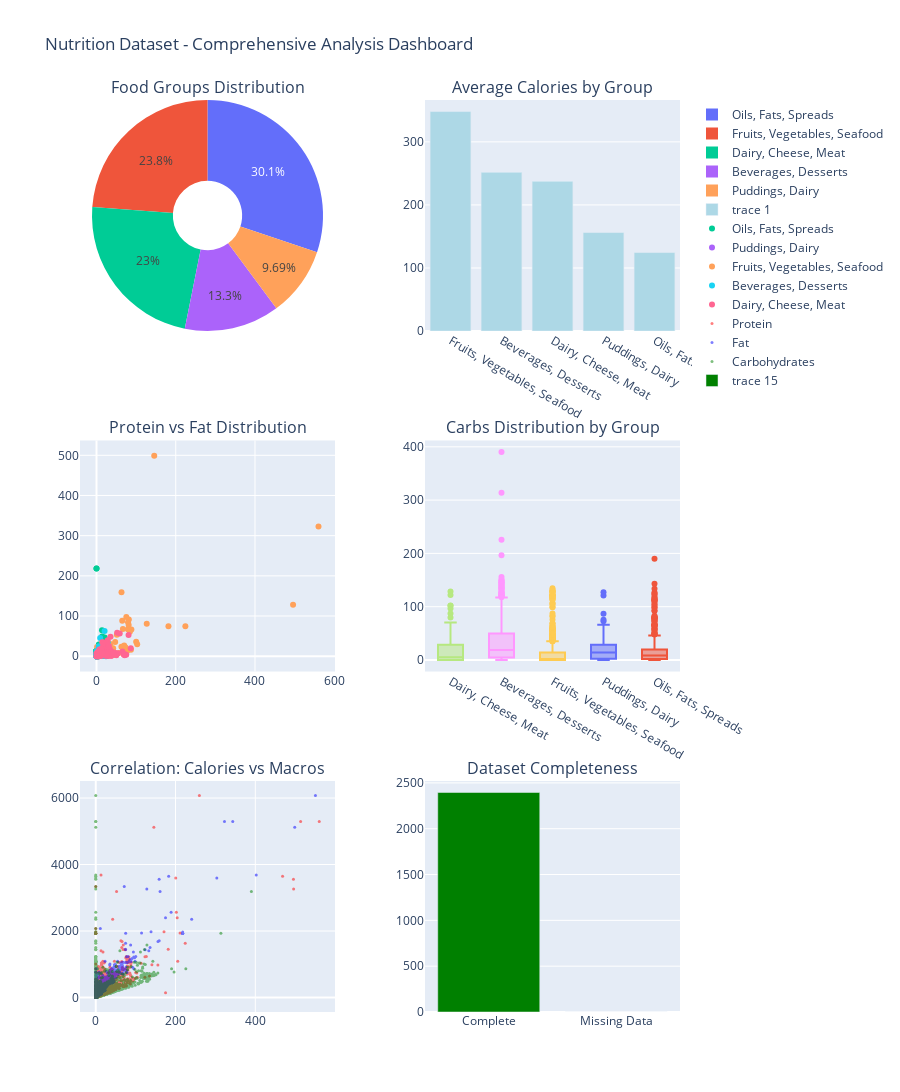

Source (notebook cell):
### Markdown cell above
## 15. Comprehensive Dashboard Summary

Interactive dashboard with 6 key visualizations summarizing the entire analysis.

### Code cell
# Create comprehensive dashboard
fig = make_subplots(
    rows=3, cols=2,
    subplot_titles=(
        'Food Groups Distribution',
        'Average Calories by Group',
        'Protein vs Fat Distribution',
        'Carbs Distribution by Group',
        'Correlation: Calories vs Macros',
        'Dataset Completeness'
    ),
    specs=[
        [{"type": "pie"}, {"type": "bar"}],
        [{"type": "scatter"}, {"type": "box"}],
        [{"type": "scatter"}, {"type": "bar"}]
    ],
    vertical_spacing=0.12,
    horizontal_spacing=0.15
)

# 1. Food groups pie chart
group_counts = combined_df['group_description'].value_counts()
fig.add_trace(
    go.Pie(labels=group_counts.index, values=group_counts.values, hole=0.3),
    row=1, col=1
)

# 2. Average calories by group
avg_cals = combined_df.groupby('group_description')['Caloric Value'].mean().sort_values(ascending=False)
fig.add_trace(
    go.Bar(x=avg_cals.index, y=avg_cals.values, marker_color='lightblue'),
    row=1, col=2
)

# 3. Protein vs Fat scatter
sample = combined_df.sample(min(500, len(combined_df)))
for group in sample['group_description'].unique():
    group_data = sample[sample['group_description'] == group]
    fig.add_trace(
        go.Scatter(
            x=group_data['Protein'],
            y=group_data['Fat'],
            mode='markers',
            name=group,
            showlegend=True
        ),
        row=2, col=1
    )

# 4. Carbs box plot by group
for group in combined_df['group_description'].unique():
    fig.add_trace(
        go.Box(
            y=combined_df[combined_df['group_description'] == group]['Carbohydrates'],
            name=group,
            showlegend=False
        ),
        row=2, col=2
    )

# 5. Calories vs macros correlation
for macro, color in zip(['Protein', 'Fat', 'Carbohydrates'], ['red', 'blue', 'green']):
    fig.add_trace(
        go.Scatter(
            x=combined_df[macro],
            y=combined_df['Caloric Value'],
            mode='markers',
            name=macro,
            opacity=0.5,
            marker=dict(size=3, color=color)
        ),
        row=3, col=1
    )

# 6. Data completeness
completeness = {
    'Complete': len(combined_df) - combined_df.isnull().any(axis=1).sum(),
    'Missing Data': combined_df.isnull().any(axis=1).sum()
}
fig.add_trace(
    go.Bar(x=list(completeness.keys()), y=list(completeness.values()), marker_color=['green', 'red']),
    row=3, col=2
)

# Update layout
fig.update_layout(
    title_text="Nutrition Dataset - Comprehensive Analysis Dashboard",
    height=1200,
    showlegend=True
)

fig.show()

### Figure 1 — Plotly figure (JSON) as saved in the notebook; plotly's stock layout.template omitted (floating-point values rounded to 4 significant figures; data arrays with more than 128 entries replaced by an {"elided": "..."} marker saying what was removed)
{"data": [{"domain": {"x": [0, 0.425], "y": [0.7467, 1]}, "hole": 0.3, "labels": ["Oils, Fats, Spreads", "Fruits, Vegetables, Seafood", "Dairy, Cheese, Meat", "Beverages, Desserts", "Puddings, Dairy"], "type": "pie", "values": [722, 571, 551, 319, 232]}, {"marker": {"color": "lightblue"}, "type": "bar", "x": ["Fruits, Vegetables, Seafood", "Beverages, Desserts", "Dairy, Cheese, Meat", "Puddings, Dairy", "Oils, Fats, Spreads"], "xaxis": "x", "y": [348.0, 251.7, 237.4, 156.2, 124.5], "yaxis": "y"}, {"mode": "markers", "name": "Oils, Fats, Spreads", "showlegend": true, "type": "scatter", "x": {"elided": "138 float values"}, "xaxis": "x2", "y": {"elided": "138 float values"}, "yaxis": "y2"}, {"mode": "markers", "name": "Puddings, Dairy", "showlegend": true, "type": "scatter", "x": [1.7, 2.2, 0.0, 0.1, 0.071, 6.3, 12.9, 4.6, 0.4, 0.2, 3.6, 0.0, 0.3, 1.0, 1.2, 0.5, 0.069, 0.0, 0.0, 0.083, 0.5, 12.0, 0.3, 2.4, 1.5, 0.0, 0.0, 4.4, 0.0, 1.1, 0.0, 1.4, 0.0, 5.0, 6.0, 9.0, 0.3, 0.3, 3.5, 0.0, 0.021, 0.0, 0.2, 0.0, 0.7, 0.0, 0.6, 0.3, 0.0, 0.0, 4.3, 1.2, 0.0], "xaxis": "x2", "y": [6.8, 0.3, 0.0, 0.2, 0.2, 6.8, 3.8, 10.9, 0.5, 0.2, 2.4, 3.1, 0.2, 0.5, 0.5, 0.2, 0.052, 0.2, 0.0, 0.073, 0.3, 3.5, 0.069, 3.9, 4.0, 0.0, 0.0, 1.2, 1.7, 1.0, 0.0, 0.4, 6.0, 1.5, 1.7, 3.4, 3.6, 0.3, 3.3, 0.0, 0.086, 0.0, 0.2, 0.009, 0.2, 0.0, 0.4, 0.1, 0.5, 0.0, 3.4, 0.0, 0.0], "yaxis": "y2"}, {"mode": "markers", "name": "Fruits, Vegetables, Seafood", "showlegend": true, "type": "scatter", "x": [24.3, 15.0, 0.2, 0.009, 4.6, 42.2, 0.094, 4.3, 77.3, 2.4, 0.1, 0.2, 12.0, 1.4, 0.5, 0.3, 2.3, 0.2, 13.8, 2.6, 2.7, 86.9, 50.2, 21.9, 18.6, 62.9, 79.2, 10.0, 37.0, 0.1, 63.1, 4.2, 66.6, 0.0, 41.9, 8.1, 4.6, 8.0, 3.4, 1.5, 15.2, 1.5, 28.7, 69.8, 45.0, 0.071, 0.5, 19.0, 0.1, 126.8, 15.5, 1.1, 47.1, 1.0, 32.4, 2.7, 100.1, 1.6, 6.2, 14.4, 42.0, 5.5, 1.6, 1.9, 81.6, 224.3, 1.4, 24.7, 14.0, 72.9, 14.1, 13.6, 34.4, 79.6, 145.7, 35.2, 81.2, 1.4, 17.7, 181.6, 65.0, 4.7, 3.3, 0.4, 4.3, 0.053, 8.9, 1.2, 1.0, 0.2, 2.1, 51.4, 1.3, 44.0, 75.2, 2.7, 1.8, 56.2, 496.1, 9.0, 33.5, 15.8, 40.6, 18.7, 0.079, 5.7, 17.3, 3.5, 88.0, 84.3, 9.5, 22.8, 0.3, 42.8, 3.8, 0.01, 0.4, 0.2, 0.2, 5.6, 102.7, 5.9, 18.3, 0.4, 0.1, 5.1, 560.3], "xaxis": "x2", "y": [6.6, 1.1, 0.062, 0.076, 1.8, 8.3, 0.018, 6.1, 12.9, 0.6, 0.8, 0.089, 0.5, 0.4, 0.3, 0.086, 3.4, 0.027, 1.0, 0.8, 3.2, 15.8, 3.5, 4.9, 2.0, 23.8, 66.9, 3.4, 19.0, 0.039, 159.1, 0.6, 67.6, 0.0, 2.8, 1.3, 2.5, 6.5, 0.7, 0.4, 0.9, 0.4, 21.3, 26.5, 3.2, 0.092, 0.029, 0.8, 0.044, 80.8, 4.1, 0.2, 35.6, 0.06, 14.6, 1.0, 36.0, 0.5, 4.5, 0.7, 19.9, 6.3, 0.094, 0.1, 91.1, 74.8, 0.5, 1.6, 0.6, 22.6, 14.1, 1.0, 25.5, 84.6, 498.8, 30.7, 77.4, 22.8, 12.0, 74.3, 88.3, 2.6, 10.2, 0.2, 0.5, 1.6, 11.7, 1.0, 0.7, 0.05, 3.1, 53.6, 0.008, 9.7, 97.3, 0.9, 0.3, 7.9, 128.0, 4.3, 2.6, 1.1, 2.2, 2.0, 0.052, 3.1, 4.5, 9.0, 66.2, 61.2, 3.1, 15.2, 0.008, 11.1, 4.0, 0.003, 0.4, 0.006, 0.1, 0.8, 29.6, 2.0, 10.0, 0.012, 0.098, 2.3, 322.7], "yaxis": "y2"}, {"mode": "markers", "name": "Beverages, Desserts", "showlegend": true, "type": "scatter", "x": [0.1, 1.4, 4.9, 2.6, 0.0, 0.1, 6.0, 1.8, 11.2, 4.0, 27.7, 3.0, 0.9, 0.1, 7.4, 0.1, 0.0, 0.0, 0.8, 6.4, 24.0, 8.7, 0.0, 0.1, 8.1, 1.4, 12.9, 0.1, 1.5, 1.7, 2.1, 14.2, 0.0, 0.0, 4.8, 3.5, 17.1, 0.1, 27.6, 4.8, 10.0, 0.0, 0.1, 7.0, 20.4, 9.3, 0.1, 1.4, 15.5, 0.0, 0.0, 0.0, 0.8, 10.1, 7.0, 3.6, 2.3, 0.6, 0.1, 7.5, 5.8, 1.0, 20.6], "xaxis": "x2", "y": [0.0, 0.3, 11.5, 5.1, 0.0, 0.0, 0.3, 0.1, 2.7, 13.9, 34.2, 15.6, 0.089, 0.0, 0.9, 0.0, 3.1, 0.0, 0.4, 8.6, 0.0, 15.1, 11.5, 0.0, 4.5, 0.2, 1.2, 0.0, 0.0, 6.0, 4.2, 0.5, 0.043, 0.0, 15.9, 0.7, 2.4, 0.0, 33.6, 13.6, 1.4, 0.0, 0.0, 8.8, 63.0, 45.4, 0.0, 3.8, 2.4, 0.042, 3.1, 0.0, 3.9, 0.7, 1.9, 0.8, 1.1, 0.2, 0.0, 8.3, 24.6, 0.3, 6.2], "yaxis": "y2"}, {"mode": "markers", "name": "Dairy, Cheese, Meat", "showlegend": true, "type": "scatter", "x": [4.6, 11.7, 26.7, 3.3, 0.2, 4.6, 24.0, 86.5, 8.3, 5.8, 13.6, 7.7, 5.0, 33.0, 28.6, 5.2, 65.4, 32.9, 25.9, 25.5, 30.3, 6.4, 11.9, 0.6, 12.9, 30.1, 4.2, 32.8, 4.1, 2.6, 15.9, 36.7, 5.6, 71.7, 22.4, 25.8, 23.3, 6.0, 4.3, 5.0, 80.9, 4.7, 4.6, 20.6, 16.2, 6.7, 27.7, 14.4, 16.4, 19.0, 3.1, 0.7, 13.3, 35.4, 0.6, 71.0, 8.0, 32.9, 9.6, 52.1, 5.2, 26.1, 75.0, 23.9, 10.7, 28.3, 13.0, 8.3, 3.8, 7.4, 7.1, 58.6, 68.4, 4.6, 22.6, 28.3, 11.6, 8.7, 24.7, 12.4, 20.4, 16.8, 5.9, 1.3, 1.4, 11.7, 11.7, 12.3, 1.3, 31.2, 4.9, 0.014, 14.7, 30.0, 53.4, 37.7, 44.9, 5.2, 2.2, 12.4, 37.8, 6.5, 4.5, 9.5, 50.2, 3.8, 4.9, 3.3, 10.4, 4.6, 14.6, 26.6, 4.1, 1.8, 42.0, 6.7, 8.6, 14.0, 3.6], "xaxis": "x2", "y": [0.2, 9.7, 9.0, 0.0, 7.1, 5.9, 28.7, 19.6, 9.1, 1.9, 11.2, 7.5, 0.4, 16.6, 13.0, 3.6, 12.0, 19.0, 32.8, 31.9, 14.1, 0.9, 17.6, 0.1, 9.9, 6.4, 5.5, 11.0, 0.4, 3.4, 13.0, 1.2, 10.4, 5.1, 0.9, 34.9, 2.0, 3.5, 4.0, 0.7, 53.1, 1.2, 0.6, 24.2, 23.7, 6.6, 21.7, 6.0, 5.2, 16.3, 4.5, 0.2, 14.3, 48.4, 0.048, 2.7, 2.9, 16.6, 9.9, 58.6, 6.0, 1.7, 3.8, 2.6, 0.4, 8.6, 17.1, 2.8, 4.7, 16.7, 5.6, 56.5, 4.1, 5.5, 27.4, 39.6, 3.1, 8.2, 31.7, 3.4, 27.0, 34.1, 1.3, 3.7, 1.4, 11.4, 16.1, 10.9, 1.4, 25.3, 5.8, 0.0, 10.4, 0.8, 7.3, 1.4, 9.4, 0.3, 0.7, 18.6, 11.6, 3.2, 3.4, 7.2, 2.6, 8.0, 9.7, 11.2, 0.8, 3.4, 34.6, 3.7, 7.0, 2.3, 7.4, 0.1, 10.1, 7.3, 0.1], "yaxis": "y2"}, {"name": "Dairy, Cheese, Meat", "showlegend": false, "type": "box", "xaxis": "x3", "y": {"elided": "551 float values"}, "yaxis": "y3"}, {"name": "Beverages, Desserts", "showlegend": false, "type": "box", "xaxis": "x3", "y": {"elided": "319 float values"}, "yaxis": "y3"}, {"name": "Fruits, Vegetables, Seafood", "showlegend": false, "type": "box", "xaxis": "x3", "y": {"elided": "571 float values"}, "yaxis": "y3"}, {"name": "Puddings, Dairy", "showlegend": false, "type": "box", "xaxis": "x3", "y": {"elided": "232 float values"}, "yaxis": "y3"}, {"name": "Oils, Fats, Spreads", "showlegend": false, "type": "box", "xaxis": "x3", "y": {"elided": "722 float values"}, "yaxis": "y3"}, {"marker": {"color": "red", "size": 3}, "mode": "markers", "name": "Protein", "opacity": 0.5, "type": "scatter", "x": {"elided": "2395 float values"}, "xaxis": "x4", "y": {"elided": "2395 int values"}, "yaxis": "y4"}, {"marker": {"color": "blue", "size": 3}, "mode": "markers", "name": "Fat", "opacity": 0.5, "type": "scatter", "x": {"elided": "2395 float values"}, "xaxis": "x4", "y": {"elided": "2395 int values"}, "yaxis": "y4"}, {"marker": {"color": "green", "size": 3}, "mode": "markers", "name": "Carbohydrates", "opacity": 0.5, "type": "scatter", "x": {"elided": "2395 float values"}, "xaxis": "x4", "y": {"elided": "2395 int values"}, "yaxis": "y4"}, {"marker": {"color": ["green", "red"]}, "type": "bar", "x": ["Complete", "Missing Data"], "xaxis": "x5", "y": [2395, 0], "yaxis": "y5"}], "layout": {"annotations": [{"font": {"size": 16}, "showarrow": false, "text": "Food Groups Distribution", "x": 0.2125, "xanchor": "center", "xref": "paper", "y": 1, "yanchor": "bottom", "yref": "paper"}, {"font": {"size": 16}, "showarrow": false, "text": "Average Calories by Group", "x": 0.7875, "xanchor": "center", "xref": "paper", "y": 1, "yanchor": "bottom", "yref": "paper"}, {"font": {"size": 16}, "showarrow": false, "text": "Protein vs Fat Distribution", "x": 0.2125, "xanchor": "center", "xref": "paper", "y": 0.6267, "yanchor": "bottom", "yref": "paper"}, {"font": {"size": 16}, "showarrow": false, "text": "Carbs Distribution by Group", "x": 0.7875, "xanchor": "center", "xref": "paper", "y": 0.6267, "yanchor": "bottom", "yref": "paper"}, {"font": {"size": 16}, "showarrow": false, "text": "Correlation: Calories vs Macros", "x": 0.2125, "xanchor": "center", "xref": "paper", "y": 0.2533, "yanchor": "bottom", "yref": "paper"}, {"font": {"size": 16}, "showarrow": false, "text": "Dataset Completeness", "x": 0.7875, "xanchor": "center", "xref": "paper", "y": 0.2533, "yanchor": "bottom", "yref": "paper"}], "height": 1200, "showlegend": true, "title": {"text": "Nutrition Dataset - Comprehensive Analysis Dashboard"}, "xaxis": {"anchor": "y", "domain": [0.575, 1]}, "xaxis2": {"anchor": "y2", "domain": [0, 0.425]}, "xaxis3": {"anchor": "y3", "domain": [0.575, 1]}, "xaxis4": {"anchor": "y4", "domain": [0, 0.425]}, "xaxis5": {"anchor": "y5", "domain": [0.575, 1]}, "yaxis": {"anchor": "x", "domain": [0.7467, 1]}, "yaxis2": {"anchor": "x2", "domain": [0.3733, 0.6267]}, "yaxis3": {"anchor": "x3", "domain": [0.3733, 0.6267]}, "yaxis4": {"anchor": "x4", "domain": [0, 0.2533]}, "yaxis5": {"anchor": "x5", "domain": [0, 0.2533]}}}
